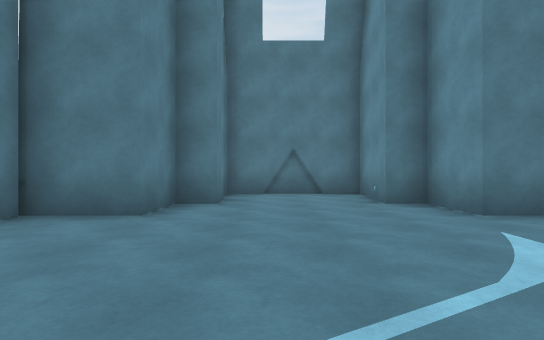
view 1 (above)

14 first-person views from a walk through a Unity game level. The camera is 1.2 m above the floor, looks level and sees 80° across. The floor is counted in squares, 2 m on a side. Each view is taken from the middle of a square. On the plan, view 1 faces up. The plan holds only what a view shows up to about 10 squares ahead; the rest is blank. The place goes on beyond the plan. The player is left out.

view 2
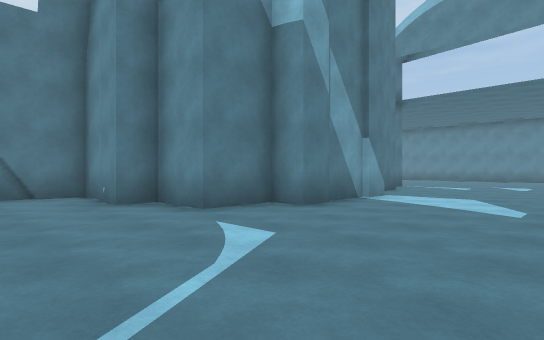

view 3
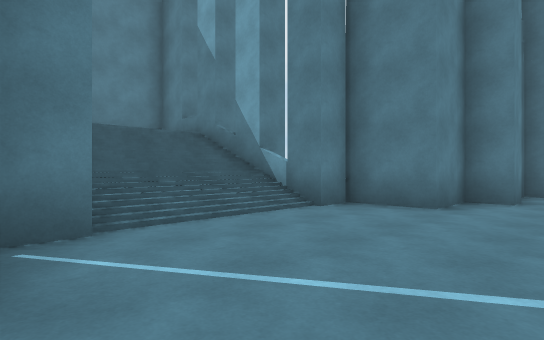

view 4
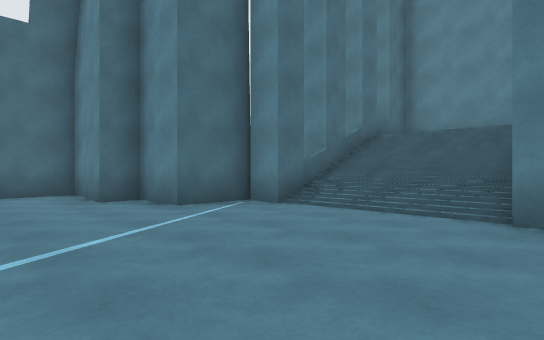

view 5
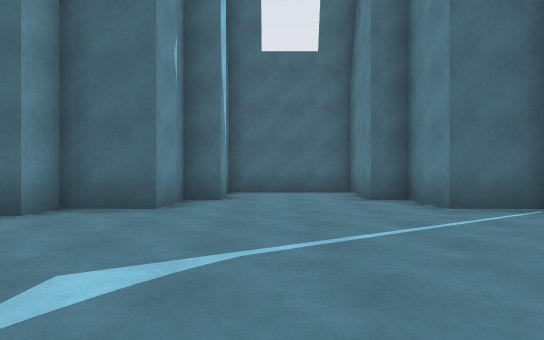

view 6
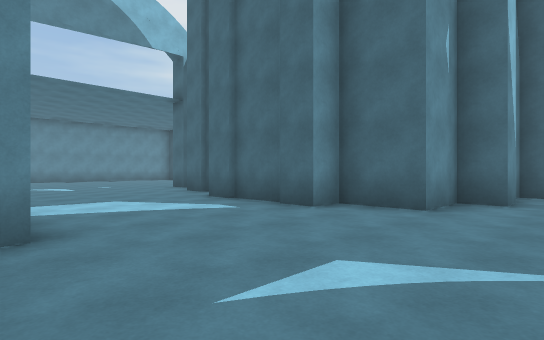

view 7
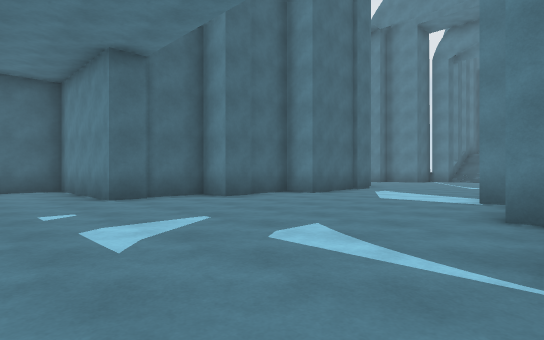

view 8
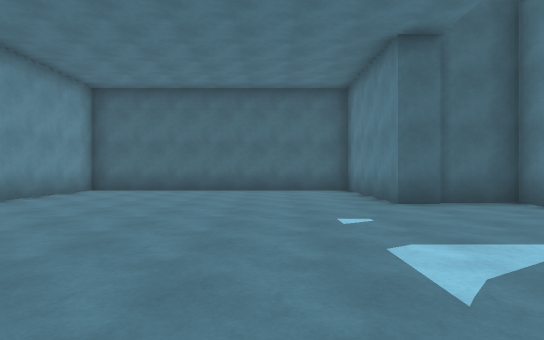

view 9
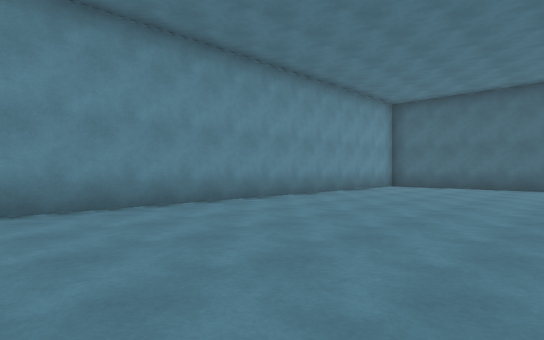

view 10
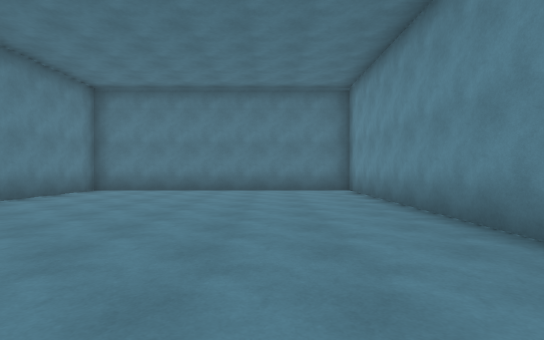

view 11
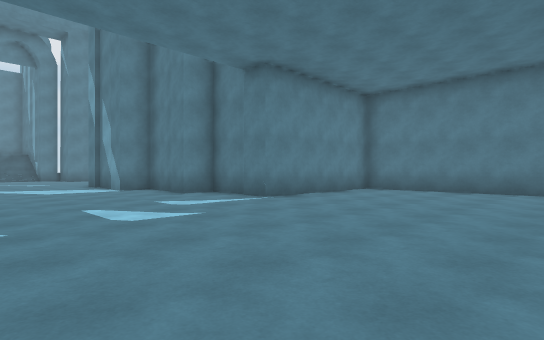

view 12
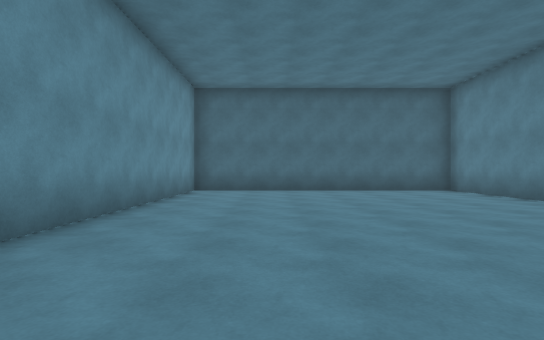

view 13
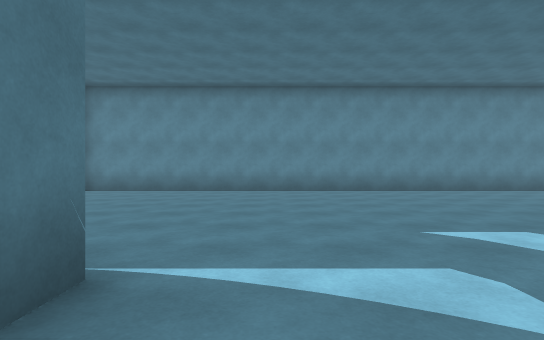

view 14
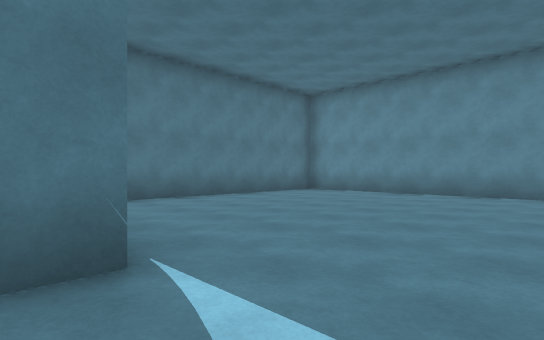

### Floor plan
Key: @ floor where view 1 was taken; # wall or solid block; x gap in a wall; . floor; / step, stairs or slope; v drop or lower ground.
Columns run from 9 left of view 1 to 20 right of it. Each row starts with its distance up from view 1.
 10                     ##########
  9                     #........#
  8         #####       #........#
  7         ....#       #........#
  6        ##...#     ###........#
  5      ###....### ###..........#
  4    v##........###............#
  3 # ////.......................#
  2 # ////.......................#
  1 # ////.......................#
  0 ###x##...@...................#
 -1    vv###....#####.#..........#
 -2        #....#   #####........#
 -3        ##...#       #........#
 -4         ....        #........#
 -5         ####        #........#
 -6                     ##########

Where each view was taken, in squares from view 1:
view 1: 0 up, 0 right, facing up
view 2: 0 up, 0 right, facing up-right
view 3: 1 down, 0 right, facing up-left
view 4: 4 up, 1 right, facing down-left
view 5: 4 up, 1 right, facing down
view 6: 4 up, 1 right, facing down-right
view 7: 5 up, 14 right, facing down-left
view 8: 4 up, 14 right, facing down
view 9: 6 up, 14 right, facing down-right
view 10: 0 up, 17 right, facing up
view 11: 0 up, 17 right, facing up-left
view 12: 4 up, 17 right, facing down
view 13: 4 up, 10 right, facing right
view 14: 3 up, 11 right, facing up-right
